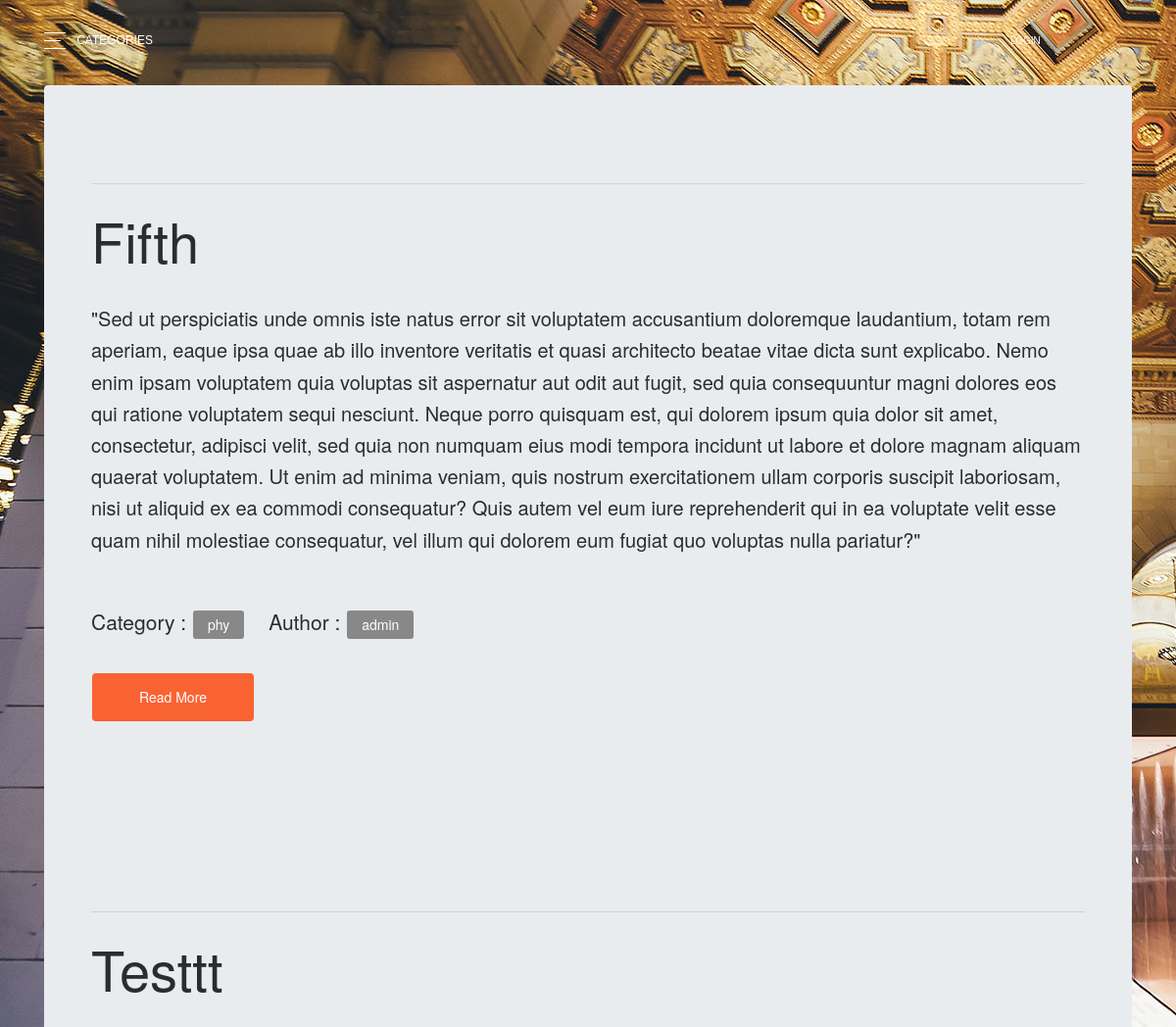
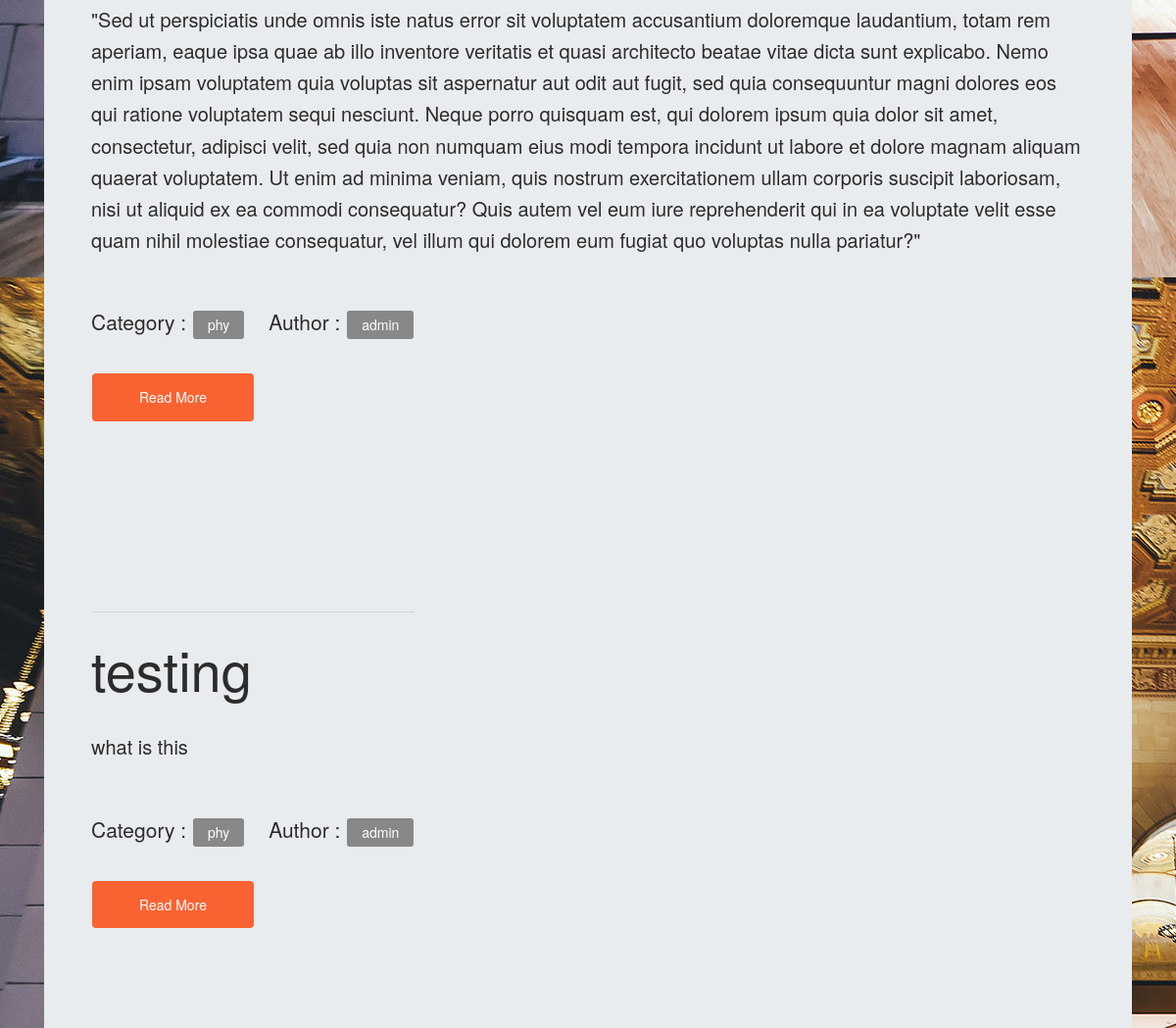
/main/phy, run on an earlier commit of the app's database (2 pictures, top to bottom).
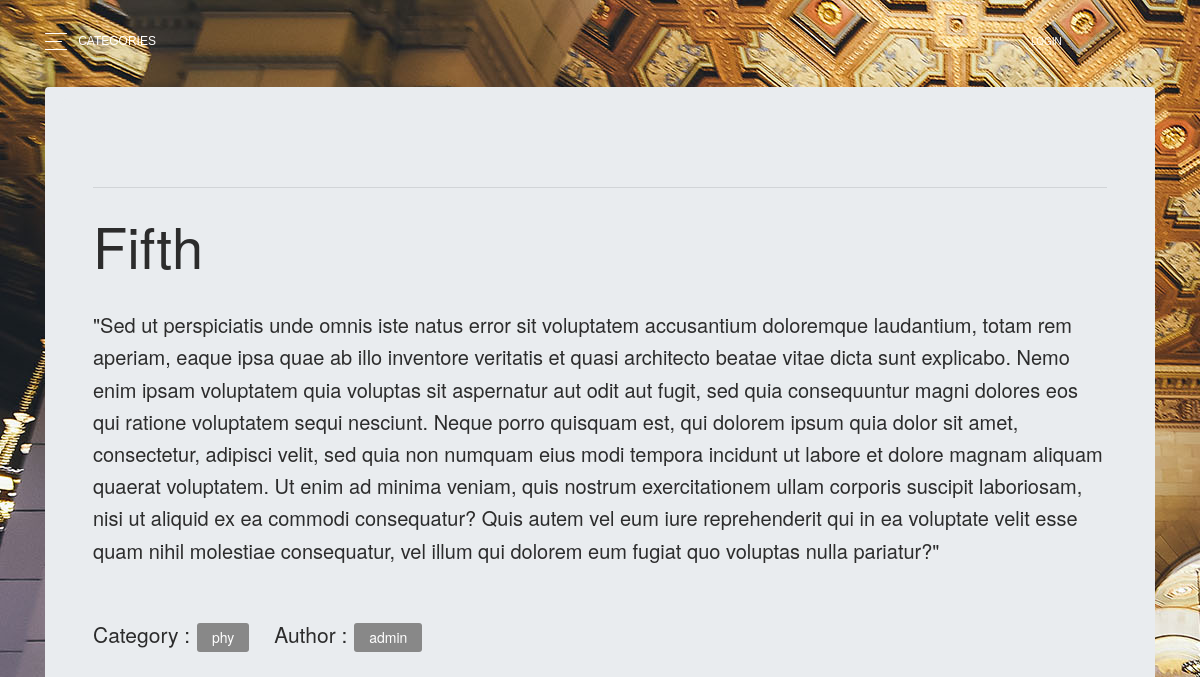
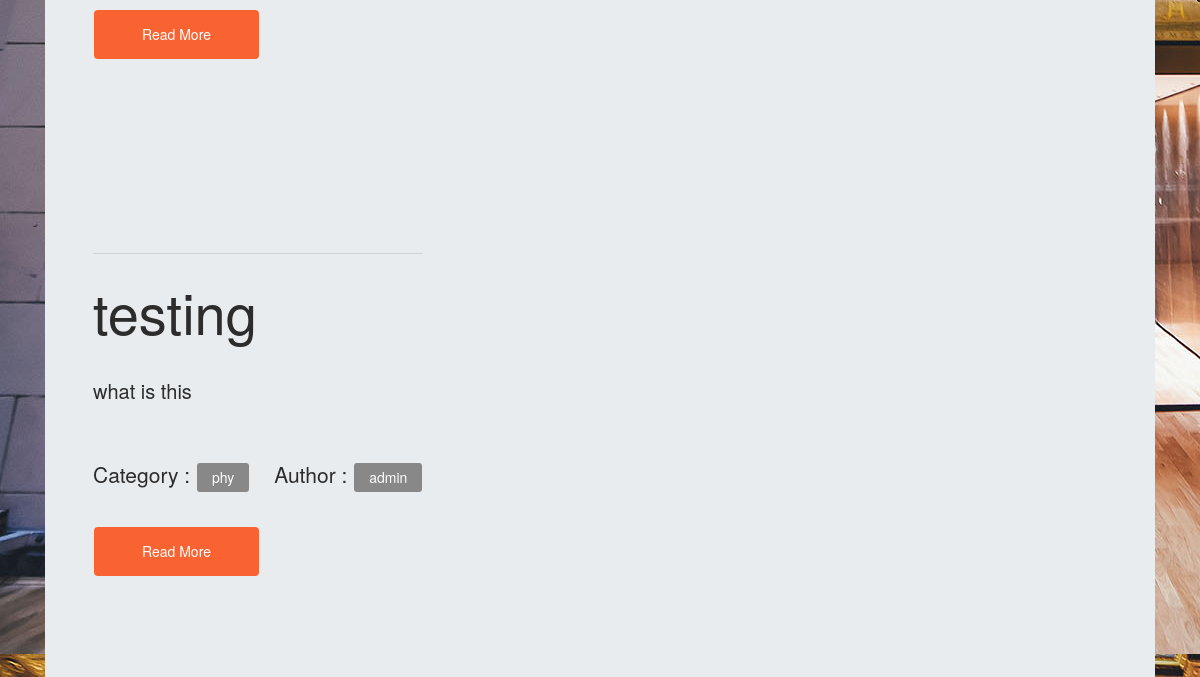
And on a later commit of the database (2 pictures, top to bottom).
### main/models.py (models this page shows, shortened)
class Topic(models.Model):
    Author = models.ForeignKey(User, on_delete=models.CASCADE, related_name='topics')
    Title = models.CharField(max_length=200,unique = True)
    Body = models.TextField()
    positiveVotes = models.IntegerField(default=0)
    negativeVotes = models.IntegerField(default=0)
    videoLink = models.URLField(max_length=400, blank = True)
    Category = models.CharField(
        max_length = 3,
        choices = ( ("phy", "Physics"),
                    ("che", "Chemistry"),
                    ("bio", "Biology"),
                    ("eng", "English"),
                    ("ara", "Arabic"),
                    ("his", "History"),
                    ("art", "Arts"),
                    ("ict", "Computer science"),
                    ("mth", "Maths"),
                    ("gen", "General"),
                    ),
        default = "gen",
    )
    timeStamp = models.DateTimeField(auto_now=False, auto_now_add=True)

### main/views.py (the view)
# urls.py: path('<slug:slug>',views.specificCategory,name='specific'),
def specificCategory(request,slug):
    topics_list = get_list_or_404(Topic,Category = slug)
    data = {'topics_list': topics_list}
    return render(request, 'main/home.html',context=data)

### templates/main/home.html (shortened to what this page needs)
{% extends 'base.html' %}
{%block navbar%}
  Categories
{%endblock%}
{% block breadcrumb %}
{% if topics_list%}
    {%for topic in topics_list%}
<div class="jumbotron">
    <hr class="my-4">
    <h1 class="display-4">{{topic.Title}}</h1>
    <p class="lead">{{topic.Body}}</p>
    <ul style="list-style:none ; margin: 0px; padding: 0px">
        <li style="display:inline-block; padding-right: 20px"><h4>Category : <a class="btn btn-secondary btn-sm" href={{topic.Category}} role="button">{{topic.Category}}</a></h4></li>
        <li style="display:inline-block"><h4>Author : <a class="btn btn-secondary btn-sm" href={{topic.Author}} role="button">{{topic.Author}}</a></h4></li>
    </ul>
    <a class="btn btn-primary btn-lg" href={{topic.Category}}/{{topic.id}} role="button">Read More</a>
</div>
    {%endfor%}
{%endif%}
{% endblock %}

### templates/base.html (shortened to what this page needs)
﻿{% load static %}
<!DOCTYPE html>
<html>
  <head>
    <link rel="stylesheet" href="{% static 'css/bootstrap.min.css' %}">
    <link rel="stylesheet" href="{% static 'css/app.css' %}">
    <link href="{% static 'css/main.css' %}" rel="stylesheet" />
  </head>
  {% block body %}
  <body style="background-image: url('{%static 'img/bg6.jpg' %}')">
    <nav class="navbar navbar-expand-lg bg-primary fixed-top navbar-transparent " color-on-scroll="100">
        <div class="container">
            <div class="dropdown button-dropdown">
                <a href="#pablo" class="dropdown-toggle" id="navbarDropdown" data-toggle="dropdown">
                  <span class="button-bar"></span>
                  <span class="button-bar"></span>
                  <span class="button-bar"></span>
                </a>
              </div>
              <div class="navbar-translate">
                <a class="navbar-brand" data-placement="bottom">
                  {%block navbar %} Home {% endblock %}
                </a>
              </div>
          <div class="collapse navbar-collapse justify-content-end" id="navigation">
            <ul class="navbar-nav">
                {% if user.is_authenticated %}
                <li class="nav-item">
                    <a class="nav-link" href="{%url 'new'%}">Create New Article!</a>
                  </li>
              <li class="nav-item">
                  <a class="nav-link" href="{%url 'profile'%}">{{ user.username }}</a>
              </li>
              <li>
                  <a class="nav-link" href="{%url 'logout' %}">Log Out</a>
              </li>
                {% else %}
                <li class="nav-item">
                  <a class="nav-link" href="{%url 'login' %}">login</a>
               </li>
                {% endif %}
              <li class="nav-item">
                <a class="nav-link" rel="tooltip" title="Follow us on Twitter" data-placement="bottom" href="#" target="_blank">
                </a>
              </li>
              <li class="nav-item">
                <a class="nav-link" rel="tooltip" title="Like us on Facebook" data-placement="bottom" href="#" target="_blank">
                </a>
              </li>
              <li class="nav-item">
                <a class="nav-link" rel="tooltip" title="Follow us on Instagram" data-placement="bottom" href="#" target="_blank">
                </a>
              </li>
            </ul>
          </div>
        </div>
      </nav>
  <div class="container">
    <ol class="breadcrumb my-4">
      {% block breadcrumb %}
      {% endblock %}
    </ol>
  </div>
{% endblock body %}
</body>
</html>

### static/css/app.css (style rules this page uses)
.navbar-brand { font-family: 'Oswald', sans-serif; }

What changed in the data, as far as the page shows it:
removed Topic: Title "Testtt", Body "\"Sed ut perspiciatis unde omnis iste natus error sit voluptatem accusantium doloremque laudantium, totam rem aperiam, eaque ipsa quae ab illo inventore veritatis et quasi architecto beatae vitae dicta sunt explicabo. Nemo enim ipsam voluptatem quia voluptas sit aspernatur aut odit aut fugit, sed quia consequuntur magni dolores eos qui ratione voluptatem sequi nesciunt. Neque porro quisquam est, qui dolorem ipsum quia dolor sit amet, consectetur, adipisci velit, sed quia non numquam eius modi tempora incidunt ut labore et dolore magnam aliquam quaerat voluptatem. Ut enim ad minima veniam, quis nostrum exercitationem ullam corporis suscipit laboriosam, nisi ut aliquid ex ea commodi…", Category "phy", Author "admin"
